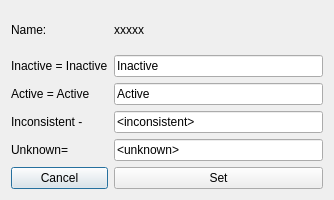
<?xml version="1.0" encoding="UTF-8"?>
<ui version="4.0">
 <class>SensorTextEdit</class>
 <widget class="QDialog" name="SensorTextEdit">
  <property name="geometry">
   <rect>
    <x>0</x>
    <y>0</y>
    <width>334</width>
    <height>200</height>
   </rect>
  </property>
  <property name="windowTitle">
   <string>Set Text for Sensor States</string>
  </property>
  <layout class="QGridLayout" name="gridLayout">
   <item row="0" column="0">
    <widget class="QLabel" name="labelName">
     <property name="text">
      <string>Name:</string>
     </property>
    </widget>
   </item>
   <item row="0" column="1">
    <widget class="QLabel" name="nameText">
     <property name="text">
      <string>xxxxx</string>
     </property>
    </widget>
   </item>
   <item row="1" column="0">
    <widget class="QLabel" name="textInact">
     <property name="text">
      <string>Inactive = Inactive</string>
     </property>
    </widget>
   </item>
   <item row="1" column="1">
    <widget class="QLineEdit" name="inactTextField">
     <property name="text">
      <string>Inactive</string>
     </property>
    </widget>
   </item>
   <item row="2" column="0">
    <widget class="QLabel" name="textAct">
     <property name="text">
      <string>Active = Active</string>
     </property>
    </widget>
   </item>
   <item row="2" column="1">
    <widget class="QLineEdit" name="actTextField">
     <property name="text">
      <string>Active</string>
     </property>
    </widget>
   </item>
   <item row="3" column="0">
    <widget class="QLabel" name="textIncon">
     <property name="text">
      <string>Inconsistent - &lt;inconsistent&gt;</string>
     </property>
    </widget>
   </item>
   <item row="3" column="1">
    <widget class="QLineEdit" name="inconTextField">
     <property name="text">
      <string>&lt;inconsistent&gt;</string>
     </property>
    </widget>
   </item>
   <item row="4" column="0">
    <widget class="QLabel" name="textUnknown">
     <property name="text">
      <string>Unknown= &lt;unknown&gt;</string>
     </property>
    </widget>
   </item>
   <item row="4" column="1">
    <widget class="QLineEdit" name="unknownTextField">
     <property name="text">
      <string>&lt;unknown&gt;</string>
     </property>
    </widget>
   </item>
   <item row="5" column="0">
    <widget class="QPushButton" name="cancelButton">
     <property name="text">
      <string>Cancel</string>
     </property>
    </widget>
   </item>
   <item row="5" column="1">
    <widget class="QPushButton" name="okButton">
     <property name="text">
      <string>Set</string>
     </property>
    </widget>
   </item>
  </layout>
 </widget>
 <resources/>
 <connections/>
</ui>
